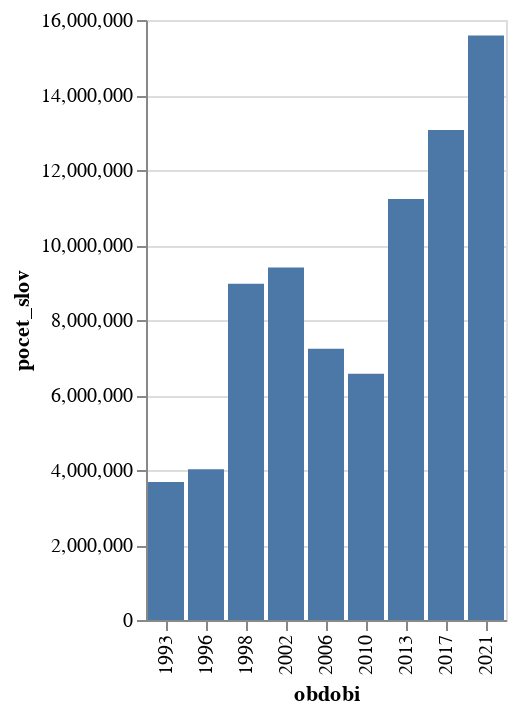

Write notebook code for a chart like this one.
### Code cell
graf_obdobi_93 = alt.Chart(
    df.group_by("obdobi").agg(pl.col("pocet_slov").sum()).to_pandas()
).mark_bar(
).encode(
    alt.X("obdobi:N"),
    alt.Y("pocet_slov:Q")
)

graf_obdobi_93

### Figure 1 — Vega-Lite specification as saved in the notebook (floating-point values rounded to 4 significant figures)
{"config": {"view": {"continuousWidth": 300, "continuousHeight": 300}}, "data": {"name": "data-26dc23f9baf4b0e77231b937ed3369cc"}, "mark": {"type": "bar"}, "encoding": {"x": {"field": "obdobi", "type": "nominal"}, "y": {"field": "pocet_slov", "type": "quantitative"}}, "$schema": "https://vega.github.io/schema/vega-lite/v5.8.0.json", "datasets": {"data-26dc23f9baf4b0e77231b937ed3369cc": [{"obdobi": 1998, "pocet_slov": 8963383}, {"obdobi": 2006, "pocet_slov": 7233719}, {"obdobi": 2017, "pocet_slov": 13069642}, {"obdobi": 2021, "pocet_slov": 15589023}, {"obdobi": 2013, "pocet_slov": 11227634}, {"obdobi": 2010, "pocet_slov": 6565130}, {"obdobi": 1996, "pocet_slov": 4020510}, {"obdobi": 1993, "pocet_slov": 3681289}, {"obdobi": 2002, "pocet_slov": 9397989}]}}
